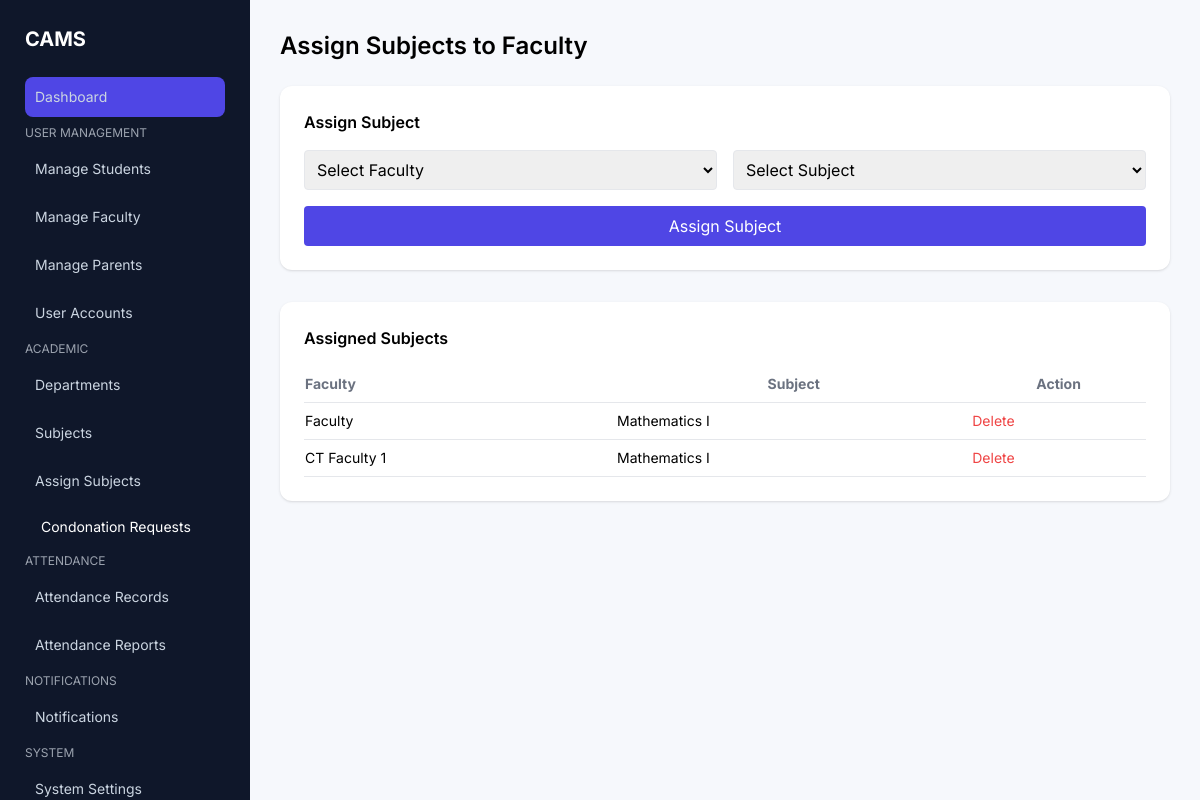
The app's page /admin/assign_subjects.php with its own data.
### tables this page shows
CREATE TABLE `faculty_subjects` (
  `id` int(11) NOT NULL,
  `faculty_id` int(11) DEFAULT NULL,
  `subject_id` int(11) DEFAULT NULL
);

CREATE TABLE `faculty` (
  `faculty_id` int(11) NOT NULL,
  `user_id` int(11) DEFAULT NULL,
  `name` varchar(100) DEFAULT NULL,
  `email` varchar(100) DEFAULT NULL,
  `department_id` int(11) DEFAULT NULL,
  `designation` varchar(100) DEFAULT NULL,
  `phone` varchar(20) DEFAULT NULL,
  `photo` varchar(255) DEFAULT NULL
);

CREATE TABLE `subjects` (
  `subject_id` int(11) NOT NULL,
  `subject_code` varchar(20) DEFAULT NULL,
  `subject_name` varchar(100) DEFAULT NULL,
  `department_id` int(11) DEFAULT NULL,
  `semester` int(11) DEFAULT NULL
);

### admin/assign_subjects.php (the view, shortened to what this page needs)
<?php
include "../config/db.php";
$result = mysqli_query($conn,"
SELECT faculty_subjects.*,
faculty.name AS faculty_name,
subjects.subject_name
FROM faculty_subjects
LEFT JOIN faculty
ON faculty_subjects.faculty_id = faculty.faculty_id
LEFT JOIN subjects
ON faculty_subjects.subject_id = subjects.subject_id
");
?>
<!DOCTYPE html>
<html>
<head>
<script src="https://cdn.tailwindcss.com"></script>
</head>
<body>
<?php include "layout/sidebar.php"; ?>
<div class="main">
<h2 class="text-2xl font-semibold mb-6">
Assign Subjects to Faculty
</h2>
<div class="bg-white p-6 rounded-xl shadow mb-8 card">
<h3 class="font-semibold mb-4">
Assign Subject
</h3>
<form method="POST" class="grid grid-cols-2 gap-4">
<select name="faculty_id" class="border p-2 rounded" required>
<option value="" disabled selected>
Select Faculty
</option>
</select>
<select name="subject_id" class="border p-2 rounded" required>
<option value="" disabled selected>
Select Subject
</option>
</select>
<button
name="assign"
class="bg-indigo-600 hover:bg-indigo-700 text-white px-4 py-2 rounded col-span-2">
Assign Subject
</button>
</form>
</div>
<div class="bg-white p-6 rounded-xl shadow">
<h3 class="font-semibold mb-4">
Assigned Subjects
</h3>
<table class="w-full text-sm">
<thead class="border-b text-gray-500">
<tr>
<th class="py-2 text-left">Faculty</th>
<th>Subject</th>
<th>Action</th>
</tr>
</thead>
<tbody>
<?php while($row = mysqli_fetch_assoc($result)){ ?>
<tr class="border-b hover:bg-gray-50">
<td class="py-2">
<?php echo $row['faculty_name']; ?>
</td>
<td>
<?php echo $row['subject_name']; ?>
</td>
<td>
<a
href="?delete=<?php echo $row['id']; ?>"
class="text-red-500 hover:underline"
onclick="return confirm('Delete this assignment?')">
Delete
</a>
</td>
</tr>
<?php } ?>
</tbody>
</table>
</div>
</div>
</body>
</html>

### admin/assign_subjects.php (style rules this page uses)
body { font-family:'Inter',sans-serif; background:#f6f8fc; }
.main { margin-left:250px; padding:30px; }
.card { transition:0.3s; }

### records on screen
faculty_subjects: faculty.name "Faculty", subject.subject_name "Mathematics I"
faculty_subjects: faculty.name "CT Faculty 1", subject.subject_name "Mathematics I"
